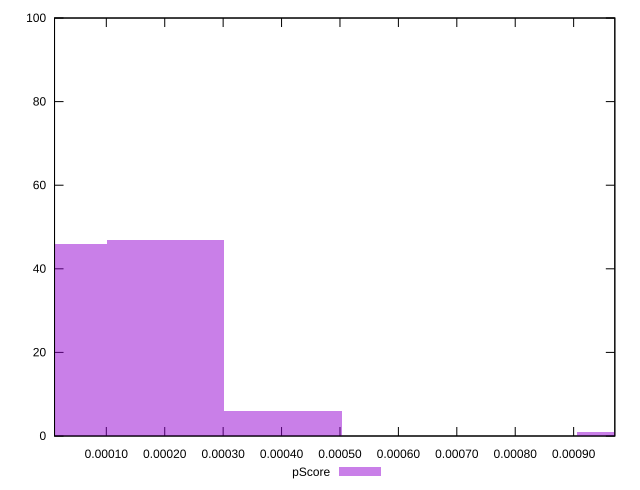

This figure's gnuplot source:
reset

$pScore <<EOF
0.0010060177248024547 1
0 46
0.00020120354496049094 47
0.00040240708992098187 6
EOF

set key outside below
set boxwidth 0.00020120354496049094
set xrange [0.000011361728023573381:0.00097049864558163]
set yrange [0:100]
set trange [0:100]
set style fill transparent solid 0.5 noborder
set terminal svg size 640, 490 enhanced background rgb 'white'
set output "report_00014_2021-02-09T15:56:05.503Z/largest-contentful-paint/samples/pages/pScore/histogram.svg"

plot $pScore title "pScore" with boxes

reset
